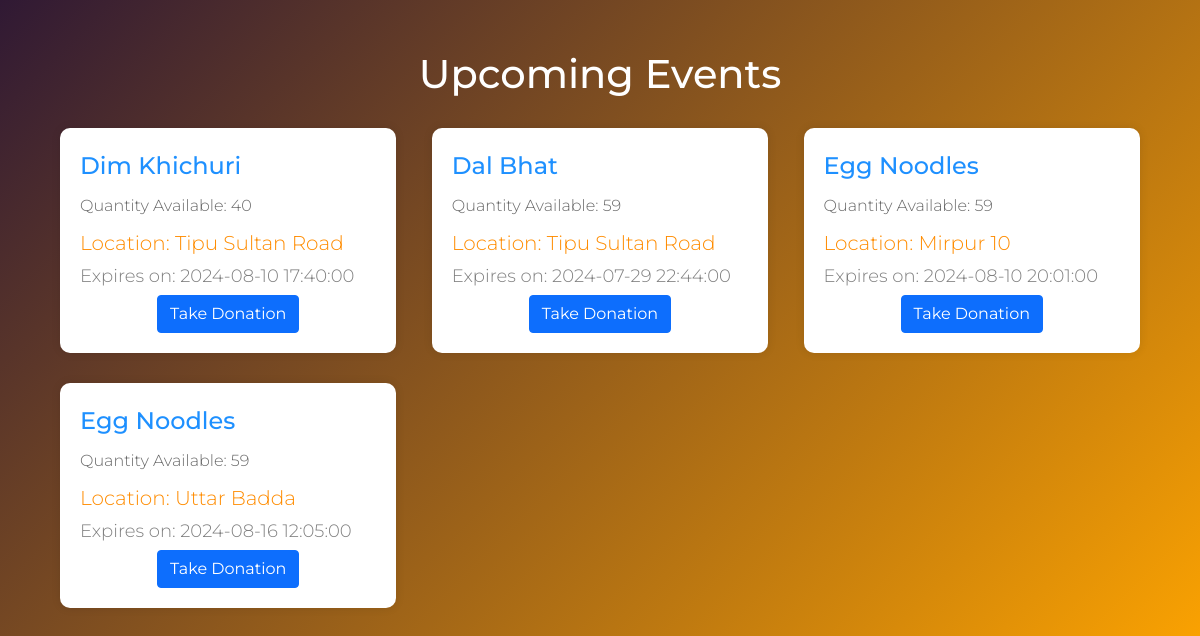
Screenshot of /events.php with the database file from the repository.
### tables this page shows
CREATE TABLE `donation` (
  `donation_id` int(11) NOT NULL,
  `food_name` varchar(64) NOT NULL,
  `quantity` int(11) NOT NULL,
  `location` varchar(64) NOT NULL,
  `postal_code` varchar(64) NOT NULL,
  `expire_date_time` datetime NOT NULL,
  `donor_email` varchar(64) NOT NULL,
  `quantity_available` int(11) DEFAULT NULL
);

### events.php (the view, shortened to what this page needs)
<?php
$connect = mysqli_connect(HOST, USER, PASS, DB) or die("Cannot connect");
$current_date = date('Y-m-d H:i:s');
$events_query = "SELECT donation_id, food_name, quantity, quantity_available, location, expire_date_time
                 FROM donation
                 WHERE expire_date_time > '$current_date' AND quantity_available > 0";
$events_result = mysqli_query($connect, $events_query);
$events = [];
while ($event_row = mysqli_fetch_assoc($events_result)) {
    $events[] = $event_row;
}
?>
<!DOCTYPE html>
<html lang="en">
<head>
    <link href="https://cdn.jsdelivr.net/npm/bootstrap@5.0.0-alpha1/dist/css/bootstrap.min.css" rel="stylesheet">
</head>
<body>
<div id="container">
    <h2>Upcoming Events</h2>
    <?php
    foreach ($events as $event) {
    ?>
        <div class="event">
            <p class="food-name"><?php echo htmlspecialchars($event['food_name']); ?></p>
            <p class="quantity">Quantity Available: <?php echo htmlspecialchars($event['quantity_available']); ?></p>
            <p class="location">Location: <?php echo htmlspecialchars($event['location']); ?></p>
            <p class="expire-date">Expires on: <?php echo htmlspecialchars($event['expire_date_time']); ?></p>
            <div class="button">
                <a href="?take_donation=<?php echo $event['donation_id']; ?>" class="btn btn-primary">Take Donation</a>
            </div>
        </div>
    <?php
    }
    ?>
</div>
</body>
</html>

### events.php (style rules this page uses)
body { margin: 0; padding: 0; font-family: 'Montserrat', sans-serif; background: linear-gradient(135deg, #301934, #FFA500); }
#container { width: 90%; max-width: 1200px; margin: 50px auto; display: flex; flex-wrap: wrap; justify-content: space-between; align-items: flex-start; }
#container h2 { width: 100%; text-align: center; color: #FFF; font-weight: 500; font-size: 40px; margin-bottom: 30px; }
.event { width: calc(33% - 20px); height: auto; background-color: #FFF; border-radius: 10px; box-shadow: 0px 0px 10px rgba(0, 0, 0, 0.1); margin-bottom: 30px; padding: 20px; box-sizing: border-box; transition: all 0.3s ease; text-decoration: none; }
.event p { margin: 0; padding: 0; }
.event .food-name { font-size: 24px; font-weight: 500; color: #1E90FF; margin-bottom: 10px; }
.event .location { font-size: 20px; font-weight: 300; color: #FF8C00; margin-bottom: 5px; }
.event .expire-date { font-size: 18px; font-weight: 300; color: #808080; margin-bottom: 5px; }
.event .quantity { font-size: 16px; font-weight: 300; color: #696969; margin-bottom: 10px; }
.event .button { text-align: center; }

### rows the page displays
donation: food_name "Dim Khichuri", quantity_available "40", location "Tipu Sultan Road", expire_date_time "2024-08-10 17:40:00"
donation: food_name "Dal Bhat", quantity_available "59", location "Tipu Sultan Road", expire_date_time "2024-07-29 22:44:00"
donation: food_name "Egg Noodles", quantity_available "59", location "Mirpur 10", expire_date_time "2024-08-10 20:01:00"
donation: food_name "Egg Noodles", quantity_available "59", location "Uttar Badda", expire_date_time "2024-08-16 12:05:00"
